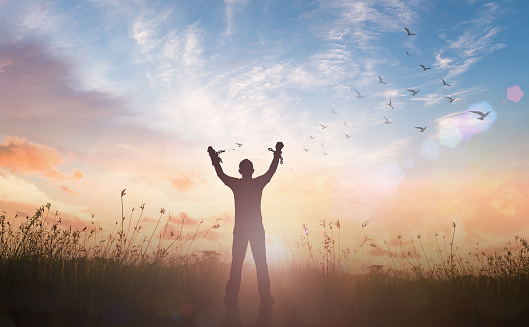
#> input picture Bai01/pic01.jpg, 529 x 327 px
$ python Bai01.py
#> lines starting #> are read from the running program, lines starting #| are printed output that depends on the picture
from PIL import Image
IMG_PATH = ('pic01.jpg')

img = Image.open(IMG_PATH)
#> img is the input picture: PIL image 529x327 RGB; mean R, G, B 170.8, 159, 155.4
pixels = img.load()
constant = int(input('Input constant: '))
#> the answer given: 3

new_img = Image.new(img.mode, img.size)
#> new_img: PIL image 529x327 RGB; every value is 0
pixels_new = new_img.load()
for i in range(new_img.size[0]):
    for j in range(new_img.size[1]):
        r, b, g = pixels[i,j]
        pixels_new[i,j] = (r * constant, b * constant, g * constant, 0)
new_img.show()
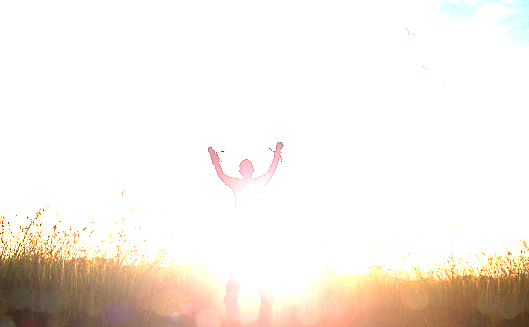
#> shown: PIL image 529x327 RGB; mean R, G, B 243.9, 236.9, 229.6
